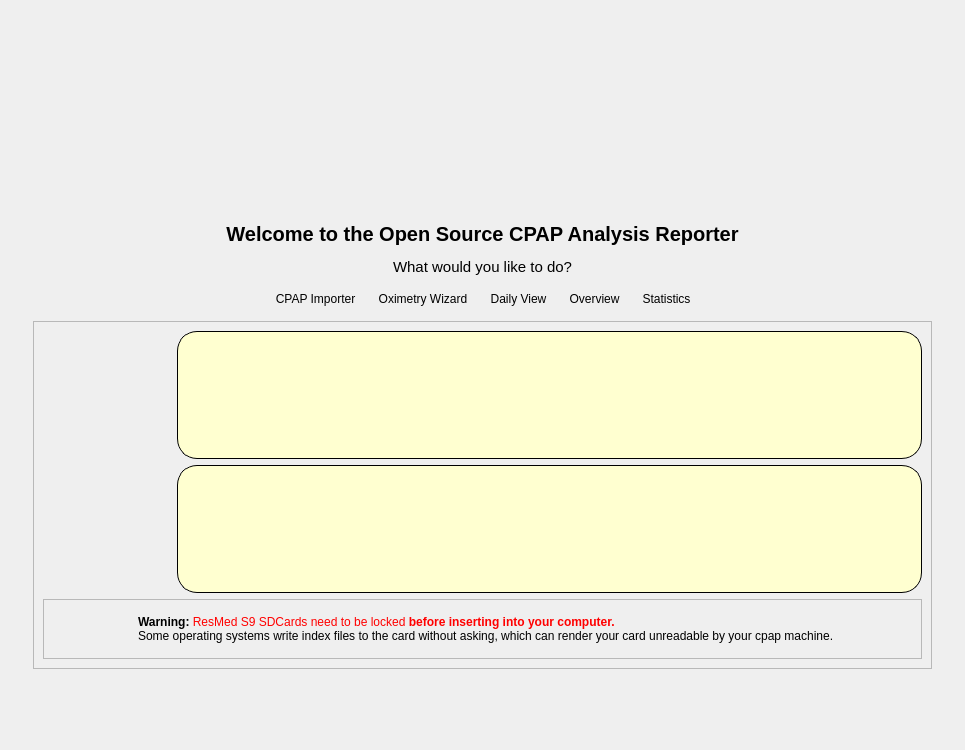
<?xml version="1.0" encoding="UTF-8"?>
<ui version="4.0">
 <class>Welcome</class>
 <widget class="QWidget" name="Welcome">
  <property name="geometry">
   <rect>
    <x>0</x>
    <y>0</y>
    <width>965</width>
    <height>750</height>
   </rect>
  </property>
  <property name="windowTitle">
   <string notr="true">Form</string>
  </property>
  <layout class="QHBoxLayout" name="horizontalLayout_5">
   <item>
    <spacer name="horizontalSpacer">
     <property name="orientation">
      <enum>Qt::Horizontal</enum>
     </property>
     <property name="sizeHint" stdset="0">
      <size>
       <width>40</width>
       <height>20</height>
      </size>
     </property>
    </spacer>
   </item>
   <item>
    <layout class="QVBoxLayout" name="verticalLayout">
     <property name="spacing">
      <number>12</number>
     </property>
     <property name="leftMargin">
      <number>0</number>
     </property>
     <property name="topMargin">
      <number>0</number>
     </property>
     <property name="rightMargin">
      <number>0</number>
     </property>
     <property name="bottomMargin">
      <number>0</number>
     </property>
     <item>
      <spacer name="verticalSpacer_2">
       <property name="orientation">
        <enum>Qt::Vertical</enum>
       </property>
       <property name="sizeHint" stdset="0">
        <size>
         <width>20</width>
         <height>40</height>
        </size>
       </property>
      </spacer>
     </item>
     <item>
      <layout class="QHBoxLayout" name="horizontalLayout_3">
       <item>
        <spacer name="horizontalSpacer_3">
         <property name="orientation">
          <enum>Qt::Horizontal</enum>
         </property>
         <property name="sizeHint" stdset="0">
          <size>
           <width>40</width>
           <height>20</height>
          </size>
         </property>
        </spacer>
       </item>
       <item>
        <widget class="QLabel" name="label">
         <property name="minimumSize">
          <size>
           <width>128</width>
           <height>128</height>
          </size>
         </property>
         <property name="maximumSize">
          <size>
           <width>128</width>
           <height>128</height>
          </size>
         </property>
         <property name="text">
          <string notr="true"/>
         </property>
         <property name="pixmap">
          <pixmap resource="Resources.qrc">:/icons/logo-lg.png</pixmap>
         </property>
         <property name="scaledContents">
          <bool>true</bool>
         </property>
         <property name="alignment">
          <set>Qt::AlignCenter</set>
         </property>
        </widget>
       </item>
       <item>
        <spacer name="horizontalSpacer_4">
         <property name="orientation">
          <enum>Qt::Horizontal</enum>
         </property>
         <property name="sizeHint" stdset="0">
          <size>
           <width>40</width>
           <height>20</height>
          </size>
         </property>
        </spacer>
       </item>
      </layout>
     </item>
     <item>
      <widget class="QLabel" name="label_2">
       <property name="font">
        <font>
         <pointsize>15</pointsize>
         <bold>true</bold>
        </font>
       </property>
       <property name="text">
        <string>Welcome to the Open Source CPAP Analysis Reporter</string>
       </property>
       <property name="alignment">
        <set>Qt::AlignCenter</set>
       </property>
      </widget>
     </item>
     <item>
      <widget class="QLabel" name="label_3">
       <property name="font">
        <font>
         <pointsize>11</pointsize>
        </font>
       </property>
       <property name="text">
        <string>What would you like to do?</string>
       </property>
       <property name="alignment">
        <set>Qt::AlignCenter</set>
       </property>
      </widget>
     </item>
     <item>
      <layout class="QHBoxLayout" name="horizontalLayout">
       <property name="spacing">
        <number>10</number>
       </property>
       <item>
        <spacer name="horizontalSpacer_5">
         <property name="orientation">
          <enum>Qt::Horizontal</enum>
         </property>
         <property name="sizeHint" stdset="0">
          <size>
           <width>40</width>
           <height>20</height>
          </size>
         </property>
        </spacer>
       </item>
       <item>
        <widget class="QToolButton" name="importButton">
         <property name="styleSheet">
          <string notr="true">QToolButton {
background: transparent;
border: 2px solid transparent; border-radius: 10px;
}

QToolButton:hover {
border: 2px solid #56789a; border-radius: 10px;
}

QToolButton:pressed {
background-color: #8080ff;
border: 2px solid #56789a; border-radius: 10px;
}</string>
         </property>
         <property name="text">
          <string>CPAP Importer</string>
         </property>
         <property name="icon">
          <iconset resource="Resources.qrc">
           <normaloff>:/icons/sdcard.png</normaloff>:/icons/sdcard.png</iconset>
         </property>
         <property name="iconSize">
          <size>
           <width>100</width>
           <height>100</height>
          </size>
         </property>
         <property name="toolButtonStyle">
          <enum>Qt::ToolButtonTextUnderIcon</enum>
         </property>
         <property name="autoRaise">
          <bool>true</bool>
         </property>
        </widget>
       </item>
       <item>
        <widget class="QToolButton" name="oximetryButton">
         <property name="styleSheet">
          <string notr="true">QToolButton {
background: transparent;
border: 2px solid transparent; border-radius: 10px;
}

QToolButton:hover {
border: 2px solid #56789a; border-radius: 10px;
}

QToolButton:pressed {
background-color: #8080ff;
border: 2px solid #56789a; border-radius: 10px;
}</string>
         </property>
         <property name="text">
          <string>Oximetry Wizard</string>
         </property>
         <property name="icon">
          <iconset resource="Resources.qrc">
           <normaloff>:/icons/cms50f.png</normaloff>:/icons/cms50f.png</iconset>
         </property>
         <property name="iconSize">
          <size>
           <width>100</width>
           <height>100</height>
          </size>
         </property>
         <property name="toolButtonStyle">
          <enum>Qt::ToolButtonTextUnderIcon</enum>
         </property>
         <property name="autoRaise">
          <bool>true</bool>
         </property>
        </widget>
       </item>
       <item>
        <widget class="QToolButton" name="dailyButton">
         <property name="styleSheet">
          <string notr="true">QToolButton {
background: transparent;
border: 2px solid transparent; border-radius: 10px;
}

QToolButton:hover {
border: 2px solid #56789a; border-radius: 10px;
}

QToolButton:pressed {
background-color: #8080ff;
border: 2px solid #56789a; border-radius: 10px;
}</string>
         </property>
         <property name="text">
          <string>Daily View</string>
         </property>
         <property name="icon">
          <iconset resource="Resources.qrc">
           <normaloff>:/icons/daily.png</normaloff>:/icons/daily.png</iconset>
         </property>
         <property name="iconSize">
          <size>
           <width>100</width>
           <height>100</height>
          </size>
         </property>
         <property name="toolButtonStyle">
          <enum>Qt::ToolButtonTextUnderIcon</enum>
         </property>
         <property name="autoRaise">
          <bool>true</bool>
         </property>
        </widget>
       </item>
       <item>
        <widget class="QToolButton" name="overviewButton">
         <property name="styleSheet">
          <string notr="true">QToolButton {
background: transparent;
border: 2px solid transparent; border-radius: 10px;
}

QToolButton:hover {
border: 2px solid #56789a; border-radius: 10px;
}

QToolButton:pressed {
background-color: #8080ff;
border: 2px solid #56789a; border-radius: 10px;
}</string>
         </property>
         <property name="text">
          <string>Overview</string>
         </property>
         <property name="icon">
          <iconset resource="Resources.qrc">
           <normaloff>:/icons/overview-page.png</normaloff>:/icons/overview-page.png</iconset>
         </property>
         <property name="iconSize">
          <size>
           <width>100</width>
           <height>100</height>
          </size>
         </property>
         <property name="toolButtonStyle">
          <enum>Qt::ToolButtonTextUnderIcon</enum>
         </property>
         <property name="autoRaise">
          <bool>true</bool>
         </property>
        </widget>
       </item>
       <item>
        <widget class="QToolButton" name="statisticsButton">
         <property name="styleSheet">
          <string notr="true">QToolButton {
background: transparent;
border: 2px solid transparent; border-radius: 10px;
}

QToolButton:hover {
border: 2px solid #56789a; border-radius: 10px;
}

QToolButton:pressed {
background-color: #8080ff;
border: 2px solid #56789a; border-radius: 10px;
}</string>
         </property>
         <property name="text">
          <string>Statistics</string>
         </property>
         <property name="icon">
          <iconset resource="Resources.qrc">
           <normaloff>:/icons/statistics.png</normaloff>:/icons/statistics.png</iconset>
         </property>
         <property name="iconSize">
          <size>
           <width>100</width>
           <height>100</height>
          </size>
         </property>
         <property name="toolButtonStyle">
          <enum>Qt::ToolButtonTextUnderIcon</enum>
         </property>
         <property name="autoRaise">
          <bool>true</bool>
         </property>
        </widget>
       </item>
       <item>
        <spacer name="horizontalSpacer_6">
         <property name="orientation">
          <enum>Qt::Horizontal</enum>
         </property>
         <property name="sizeHint" stdset="0">
          <size>
           <width>40</width>
           <height>20</height>
          </size>
         </property>
        </spacer>
       </item>
      </layout>
     </item>
     <item>
      <widget class="QFrame" name="frame">
       <property name="frameShape">
        <enum>QFrame::StyledPanel</enum>
       </property>
       <property name="frameShadow">
        <enum>QFrame::Raised</enum>
       </property>
       <property name="lineWidth">
        <number>2</number>
       </property>
       <layout class="QVBoxLayout" name="verticalLayout_2">
        <item>
         <layout class="QHBoxLayout" name="horizontalLayout_2">
          <item>
           <widget class="QLabel" name="cpapIcon">
            <property name="sizePolicy">
             <sizepolicy hsizetype="Fixed" vsizetype="Fixed">
              <horstretch>0</horstretch>
              <verstretch>0</verstretch>
             </sizepolicy>
            </property>
            <property name="minimumSize">
             <size>
              <width>128</width>
              <height>128</height>
             </size>
            </property>
            <property name="maximumSize">
             <size>
              <width>128</width>
              <height>128</height>
             </size>
            </property>
            <property name="text">
             <string notr="true"/>
            </property>
            <property name="pixmap">
             <pixmap resource="Resources.qrc">:/icons/mask.png</pixmap>
            </property>
            <property name="scaledContents">
             <bool>true</bool>
            </property>
           </widget>
          </item>
          <item>
           <widget class="QTextBrowser" name="cpapInfo">
            <property name="sizePolicy">
             <sizepolicy hsizetype="Minimum" vsizetype="MinimumExpanding">
              <horstretch>0</horstretch>
              <verstretch>1</verstretch>
             </sizepolicy>
            </property>
            <property name="maximumSize">
             <size>
              <width>16777215</width>
              <height>150</height>
             </size>
            </property>
            <property name="font">
             <font>
              <pointsize>10</pointsize>
             </font>
            </property>
            <property name="styleSheet">
             <string notr="true">border: 1px solid; border-radius:20px; background-color: #ffffd0; </string>
            </property>
            <property name="verticalScrollBarPolicy">
             <enum>Qt::ScrollBarAlwaysOff</enum>
            </property>
            <property name="horizontalScrollBarPolicy">
             <enum>Qt::ScrollBarAlwaysOff</enum>
            </property>
            <property name="sizeAdjustPolicy">
             <enum>QAbstractScrollArea::AdjustToContents</enum>
            </property>
            <property name="html">
             <string notr="true">&lt;!DOCTYPE HTML PUBLIC &quot;-//W3C//DTD HTML 4.0//EN&quot; &quot;http://www.w3.org/TR/REC-html40/strict.dtd&quot;&gt;
&lt;html&gt;&lt;head&gt;&lt;meta name=&quot;qrichtext&quot; content=&quot;1&quot; /&gt;&lt;meta charset=&quot;utf-8&quot; /&gt;&lt;style type=&quot;text/css&quot;&gt;
p, li { white-space: pre-wrap; }
&lt;/style&gt;&lt;/head&gt;&lt;body style=&quot; font-family:'Segoe UI'; font-size:10pt; font-weight:400; font-style:normal;&quot;&gt;
&lt;p style=&quot;-qt-paragraph-type:empty; margin-top:0px; margin-bottom:0px; margin-left:0px; margin-right:0px; -qt-block-indent:0; text-indent:0px; font-family:'MS Shell Dlg 2'; font-size:8.25pt;&quot;&gt;&lt;br /&gt;&lt;/p&gt;&lt;/body&gt;&lt;/html&gt;</string>
            </property>
           </widget>
          </item>
         </layout>
        </item>
        <item>
         <layout class="QHBoxLayout" name="horizontalLayout_4">
          <item>
           <widget class="QLabel" name="oxiIcon">
            <property name="sizePolicy">
             <sizepolicy hsizetype="Fixed" vsizetype="Fixed">
              <horstretch>0</horstretch>
              <verstretch>0</verstretch>
             </sizepolicy>
            </property>
            <property name="minimumSize">
             <size>
              <width>128</width>
              <height>128</height>
             </size>
            </property>
            <property name="maximumSize">
             <size>
              <width>128</width>
              <height>128</height>
             </size>
            </property>
            <property name="text">
             <string notr="true"/>
            </property>
            <property name="pixmap">
             <pixmap resource="Resources.qrc">:/icons/oximeter.png</pixmap>
            </property>
            <property name="scaledContents">
             <bool>true</bool>
            </property>
            <property name="alignment">
             <set>Qt::AlignLeading|Qt::AlignLeft|Qt::AlignVCenter</set>
            </property>
           </widget>
          </item>
          <item>
           <widget class="QTextBrowser" name="oxiInfo">
            <property name="sizePolicy">
             <sizepolicy hsizetype="Minimum" vsizetype="MinimumExpanding">
              <horstretch>0</horstretch>
              <verstretch>1</verstretch>
             </sizepolicy>
            </property>
            <property name="maximumSize">
             <size>
              <width>16777215</width>
              <height>150</height>
             </size>
            </property>
            <property name="font">
             <font>
              <pointsize>10</pointsize>
             </font>
            </property>
            <property name="styleSheet">
             <string notr="true">border: 1px solid; border-radius:20px; background-color: #ffffd0; </string>
            </property>
            <property name="sizeAdjustPolicy">
             <enum>QAbstractScrollArea::AdjustToContents</enum>
            </property>
           </widget>
          </item>
         </layout>
        </item>
        <item>
         <widget class="QFrame" name="S9Warning">
          <property name="frameShape">
           <enum>QFrame::StyledPanel</enum>
          </property>
          <property name="frameShadow">
           <enum>QFrame::Raised</enum>
          </property>
          <layout class="QHBoxLayout" name="horizontalLayout_6">
           <item>
            <spacer name="horizontalSpacer_7">
             <property name="orientation">
              <enum>Qt::Horizontal</enum>
             </property>
             <property name="sizeHint" stdset="0">
              <size>
               <width>40</width>
               <height>20</height>
              </size>
             </property>
            </spacer>
           </item>
           <item>
            <widget class="QLabel" name="label_5">
             <property name="sizePolicy">
              <sizepolicy hsizetype="Fixed" vsizetype="Fixed">
               <horstretch>0</horstretch>
               <verstretch>0</verstretch>
              </sizepolicy>
             </property>
             <property name="minimumSize">
              <size>
               <width>40</width>
               <height>40</height>
              </size>
             </property>
             <property name="maximumSize">
              <size>
               <width>40</width>
               <height>40</height>
              </size>
             </property>
             <property name="text">
              <string/>
             </property>
             <property name="pixmap">
              <pixmap resource="Resources.qrc">:/icons/sdcard-lock.png</pixmap>
             </property>
             <property name="scaledContents">
              <bool>true</bool>
             </property>
            </widget>
           </item>
           <item>
            <widget class="QLabel" name="label_6">
             <property name="text">
              <string>&lt;span style=&quot; font-weight:600;&quot;&gt;Warning: &lt;/span&gt;&lt;span style=&quot; color:#ff0000;&quot;&gt;ResMed S9 SDCards need to be locked &lt;/span&gt;&lt;span style=&quot; font-weight:600; color:#ff0000;&quot;&gt;before inserting into your computer.&amp;nbsp;&amp;nbsp;&amp;nbsp;&lt;/span&gt;&lt;span style=&quot; color:#000000;&quot;&gt;&lt;br&gt;Some operating systems write index files to the card without asking, which can render your card unreadable by your cpap machine.&lt;/span&gt;&lt;/p&gt;&lt;/body&gt;&lt;/html&gt;</string>
             </property>
             <property name="wordWrap">
              <bool>false</bool>
             </property>
             <property name="margin">
              <number>0</number>
             </property>
             <property name="indent">
              <number>8</number>
             </property>
            </widget>
           </item>
           <item>
            <widget class="QLabel" name="label_4">
             <property name="sizePolicy">
              <sizepolicy hsizetype="Fixed" vsizetype="Fixed">
               <horstretch>0</horstretch>
               <verstretch>0</verstretch>
              </sizepolicy>
             </property>
             <property name="minimumSize">
              <size>
               <width>40</width>
               <height>40</height>
              </size>
             </property>
             <property name="maximumSize">
              <size>
               <width>40</width>
               <height>40</height>
              </size>
             </property>
             <property name="text">
              <string notr="true"/>
             </property>
             <property name="pixmap">
              <pixmap resource="Resources.qrc">:/icons/sdcard-lock.png</pixmap>
             </property>
             <property name="scaledContents">
              <bool>true</bool>
             </property>
             <property name="alignment">
              <set>Qt::AlignLeading|Qt::AlignLeft|Qt::AlignVCenter</set>
             </property>
             <property name="indent">
              <number>-1</number>
             </property>
            </widget>
           </item>
           <item>
            <spacer name="horizontalSpacer_8">
             <property name="orientation">
              <enum>Qt::Horizontal</enum>
             </property>
             <property name="sizeHint" stdset="0">
              <size>
               <width>40</width>
               <height>20</height>
              </size>
             </property>
            </spacer>
           </item>
          </layout>
         </widget>
        </item>
       </layout>
      </widget>
     </item>
     <item>
      <spacer name="verticalSpacer">
       <property name="orientation">
        <enum>Qt::Vertical</enum>
       </property>
       <property name="sizeHint" stdset="0">
        <size>
         <width>20</width>
         <height>40</height>
        </size>
       </property>
      </spacer>
     </item>
    </layout>
   </item>
   <item>
    <spacer name="horizontalSpacer_2">
     <property name="orientation">
      <enum>Qt::Horizontal</enum>
     </property>
     <property name="sizeHint" stdset="0">
      <size>
       <width>40</width>
       <height>20</height>
      </size>
     </property>
    </spacer>
   </item>
  </layout>
 </widget>
 <resources>
  <include location="Resources.qrc"/>
 </resources>
 <connections/>
</ui>
